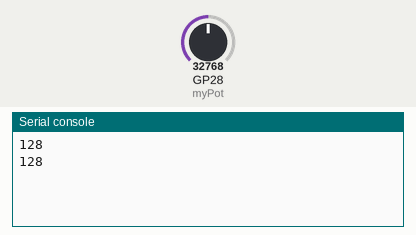
The program below on a simulated Raspberry Pi Pico running MicroPython. Parts: the last lines printed to the serial console. The test bench sets the inputs (shaded band); at power-on: GP28 (myPot) = 32768 (analog values on the 0–65535 scale).

Above: at 1.2 s.
1.3 s: GP28 (myPot) set to 45874
At 2.5 s:
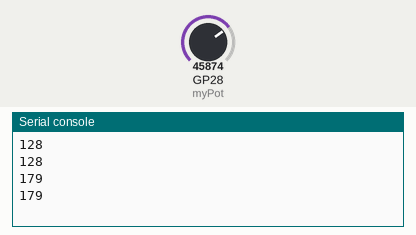
2.8 s: GP28 (myPot) set to 57670
At 3.8 s:
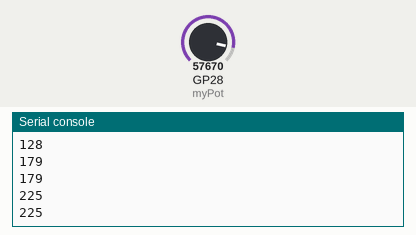
Timing chart, 0 to 5.8 s (numbered marks = the images above; inputs shaded):
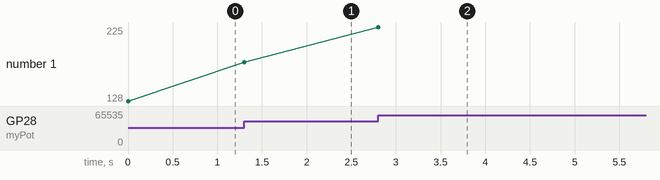

The program:

pot_value.py
```python
import machine
import time
import math

potPin=28
myPot=machine.ADC(potPin)
prevVal = 0
currVal = 0


while True:
    currVal = math.floor(myPot.read_u16() / (2 ** 8))
    if (abs(prevVal - currVal) >= 4):
        prevVal = currVal
        print(prevVal)
        print(currVal)
```

Measured:
- after the input at 1.3 s, the serial console: prints a new line at once (image 1)
- after the input at 2.8 s, the serial console: prints a new line at once (image 2)
- plotted number 1: 128 → 179 after the input at 1.3 s, 179 → 225 after the input at 2.8 s
